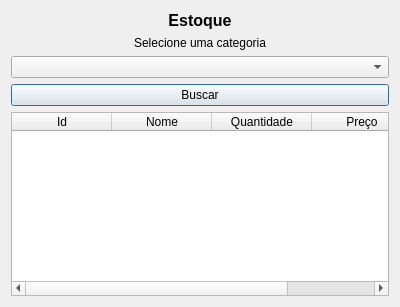
<?xml version="1.0" encoding="UTF-8"?>
<ui version="4.0">
 <class>janela_relatorio</class>
 <widget class="QDialog" name="janela_relatorio">
  <property name="geometry">
   <rect>
    <x>0</x>
    <y>0</y>
    <width>400</width>
    <height>307</height>
   </rect>
  </property>
  <property name="windowTitle">
   <string>Dialog</string>
  </property>
  <layout class="QVBoxLayout" name="verticalLayout_4">
   <item>
    <layout class="QVBoxLayout" name="verticalLayout_3">
     <item>
      <widget class="QLabel" name="lbl_estoque">
       <property name="text">
        <string>&lt;html&gt;&lt;head/&gt;&lt;body&gt;&lt;p align=&quot;center&quot;&gt;&lt;span style=&quot; font-size:12pt; font-weight:600;&quot;&gt;Estoque&lt;/span&gt;&lt;/p&gt;&lt;/body&gt;&lt;/html&gt;</string>
       </property>
      </widget>
     </item>
     <item>
      <widget class="QLabel" name="label">
       <property name="text">
        <string>Selecione uma categoria</string>
       </property>
       <property name="alignment">
        <set>Qt::AlignCenter</set>
       </property>
      </widget>
     </item>
     <item>
      <widget class="QComboBox" name="combobox_categorias"/>
     </item>
     <item>
      <widget class="QPushButton" name="btn_buscar">
       <property name="text">
        <string>Buscar</string>
       </property>
      </widget>
     </item>
     <item>
      <widget class="QTableWidget" name="tb_estoque">
       <column>
        <property name="text">
         <string>Id</string>
        </property>
       </column>
       <column>
        <property name="text">
         <string>Nome</string>
        </property>
       </column>
       <column>
        <property name="text">
         <string>Quantidade</string>
        </property>
       </column>
       <column>
        <property name="text">
         <string>Preço</string>
        </property>
       </column>
      </widget>
     </item>
     <item>
      <layout class="QHBoxLayout" name="horizontalLayout"/>
     </item>
    </layout>
   </item>
  </layout>
 </widget>
 <resources/>
 <connections/>
</ui>
